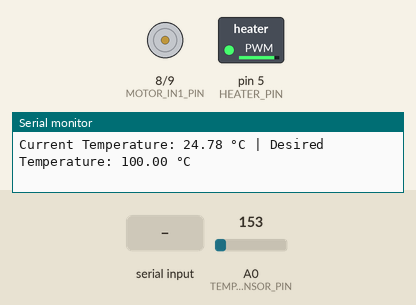
Recording of a sketch running on a simulated Arduino Uno, built with avr-gcc and run on an emulated ATmega328P. Parts: motor-driver pin pairs drawn as motors (green arrow = first pin HIGH = forward, orange = second pin HIGH = backward, longer = more drive, scaled by the enable pin), switched loads named in the sketch (green lamp = pin HIGH), the last lines printed to the serial monitor. Inputs (shaded band) come from the test bench; at power-on: A0 (TEMP_SENSOR_PIN) = 153.

Above: at 1.2 s.
1.3 s: "temp 45\n" received over Serial
At 2.8 s:
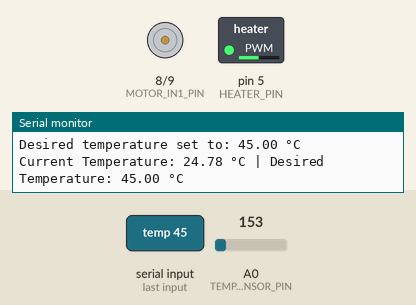
5.4 s: A0 (TEMP_SENSOR_PIN) set to 175
At 6.9 s:
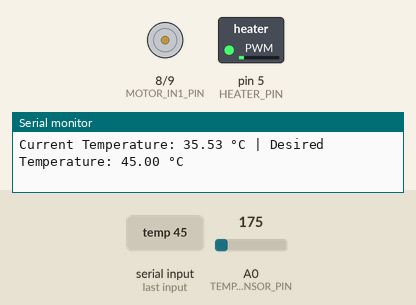
8.6 s: "start\n" received over Serial
At 9.9 s:
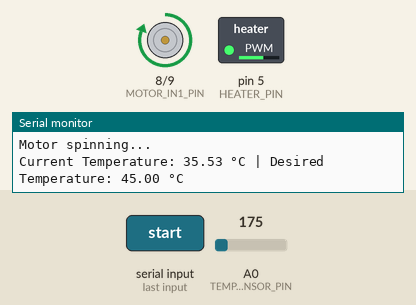
12.7 s: A0 (TEMP_SENSOR_PIN) set to 165
15.7 s: A0 (TEMP_SENSOR_PIN) set to 133
Timing chart, 0 to 18.7 s (numbered marks = the images above; inputs shaded):
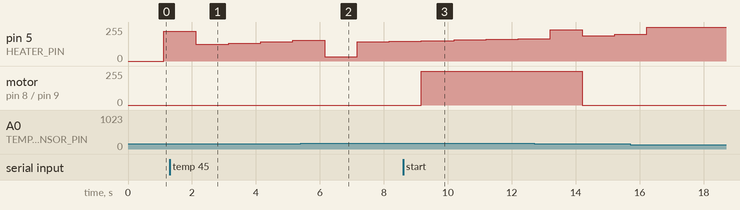

Measured:
- after the input at 1.3 s, pin 5 (HEATER_PIN): 225/255 → 125/255 after 0.82 s, → 135/255 1.0 s later, → 145/255 1.0 s later, → 156/255 1.0 s later
- after the input at 8.6 s, motor on pin 8 (MOTOR_IN1_PIN) / pin 9 (MOTOR_IN2_PIN): stopped → forward 255/255 after 0.56 s

The sketch:

UPDATEDSCRIPT.ino
```cpp
/*
  Arduino-Powered Thermochromic Printer
  Description:
  - Spins a motor when the user enters "start" in the serial console.
  - Adjusts the heater temperature based on user input commands.
  - Uses a temperature sensor to maintain the desired temperature.
*/

#include <PID_v1.h>

// ===== Pin Definitions =====
#define MOTOR_IN1_PIN    8
#define MOTOR_IN2_PIN    9
#define MOTOR_ENABLE_PIN 10 // PWM-capable pin
#define HEATER_PIN       5  // PWM-capable pin
#define TEMP_SENSOR_PIN  A0

// ===== PID Control Variables =====
double Setpoint, Input, Output;

// PID tuning parameters
double Kp = 2.0, Ki = 5.0, Kd = 1.0;

// Initialize PID controller
PID myPID(&Input, &Output, &Setpoint, Kp, Ki, Kd, DIRECT);

// ===== Temperature Variables =====
const float referenceVoltage = 5.0;
const int adcResolution = 1023;
const float tempOffset = 0.5; // Offset for TMP36
float currentTemp = 0.0;
float desiredTemp = 100.0; // Default temperature in Celsius

// ===== Motor Control Variables =====
const unsigned long motorRunDuration = 5000; // Motor runs for 5 seconds
bool motorRunning = false;
unsigned long motorStartTime = 0;

// ===== Function Prototypes =====
float readTemperature();
void spinMotor();
void stopMotor();

void setup() {
    // Initialize Serial Communication
    Serial.begin(9600);
    Serial.println("Thermochromic Printer Initialized.");
    Serial.println("Enter 'start' to spin the motor or 'temp <value>' to set temperature.");

    // Initialize Motor Control Pins
    pinMode(MOTOR_IN1_PIN, OUTPUT);
    pinMode(MOTOR_IN2_PIN, OUTPUT);
    pinMode(MOTOR_ENABLE_PIN, OUTPUT);
    digitalWrite(MOTOR_IN1_PIN, LOW);
    digitalWrite(MOTOR_IN2_PIN, LOW);
    analogWrite(MOTOR_ENABLE_PIN, 0); // Motor off initially

    // Initialize Heater Control Pin
    pinMode(HEATER_PIN, OUTPUT);
    analogWrite(HEATER_PIN, 0); // Heater off initially

    // Initialize Temperature Sensor Pin
    pinMode(TEMP_SENSOR_PIN, INPUT);

    // Initialize PID Controller
    Setpoint = desiredTemp;
    myPID.SetMode(AUTOMATIC);
    myPID.SetOutputLimits(0, 255); // PWM range
}

void loop() {
    // Handle Serial Input
    if (Serial.available() > 0) {
        String inputStr = Serial.readStringUntil('\n');
        inputStr.trim(); // Remove any trailing newline or spaces

        // Parse Commands
        if (inputStr.equalsIgnoreCase("start")) {
            Serial.println("Starting motor...");
            spinMotor();
        }
        else if (inputStr.startsWith("temp")) {
            int spaceIndex = inputStr.indexOf(' ');
            if (spaceIndex != -1) {
                String tempValueStr = inputStr.substring(spaceIndex + 1);
                desiredTemp = tempValueStr.toFloat();
                Setpoint = desiredTemp;
                Serial.print("Desired temperature set to: ");
                Serial.print(desiredTemp);
                Serial.println(" °C");
            }
            else {
                Serial.println("Invalid temperature command. Use 'temp <value>'.");
            }
        }
        else {
            Serial.println("Unknown command. Use 'start' or 'temp <value>'.");
        }
    }

    // Read Current Temperature
    currentTemp = readTemperature();
    Input = currentTemp;

    // Compute PID Output
    myPID.Compute();

    // Control Heater
    analogWrite(HEATER_PIN, (int)Output);

    // Display Temperature Info
    Serial.print("Current Temperature: ");
    Serial.print(currentTemp);
    Serial.print(" °C | Desired Temperature: ");
    Serial.print(desiredTemp);
    Serial.println(" °C");

    // Handle Motor Running Duration
    if (motorRunning) {
        if (millis() - motorStartTime >= motorRunDuration) {
            stopMotor();
            motorRunning = false;
            Serial.println("Motor stopped.");
        }
    }

    delay(1000); // Update every second
}

// ===== Function to Read Temperature from TMP36 =====
float readTemperature() {
    int adcValue = analogRead(TEMP_SENSOR_PIN);
    float voltage = adcValue * referenceVoltage / adcResolution;
    float temperatureC = (voltage - tempOffset) * 100.0; // TMP36 scaling
    return temperatureC;
}

// ===== Function to Spin the Motor =====
void spinMotor() {
    if (!motorRunning) {
        // Set motor direction (e.g., forward)
        digitalWrite(MOTOR_IN1_PIN, HIGH);
        digitalWrite(MOTOR_IN2_PIN, LOW);
        analogWrite(MOTOR_ENABLE_PIN, 255); // Full speed
        motorRunning = true;
        motorStartTime = millis();
        Serial.println("Motor spinning...");
    }
    else {
        Serial.println("Motor is already running.");
    }
}

// ===== Function to Stop the Motor =====
void stopMotor() {
    digitalWrite(MOTOR_IN1_PIN, LOW);
    digitalWrite(MOTOR_IN2_PIN, LOW);
    analogWrite(MOTOR_ENABLE_PIN, 0);
}
```
